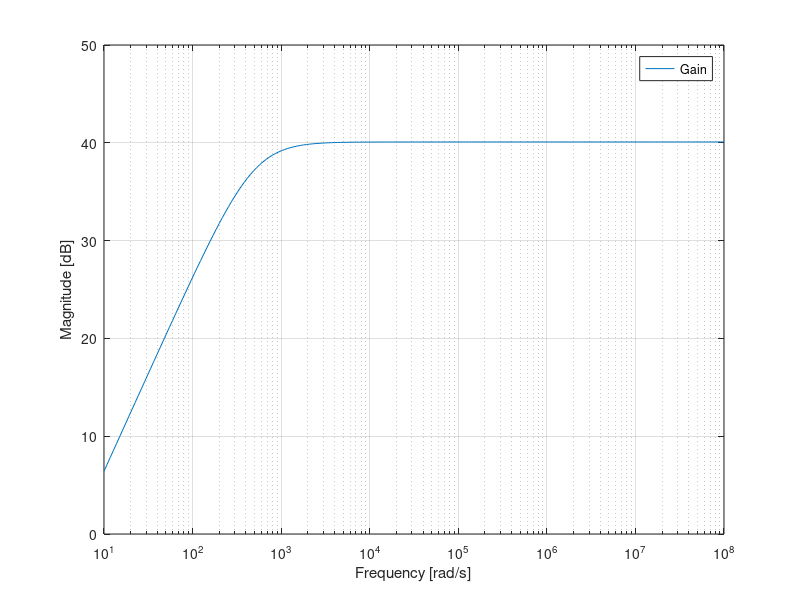
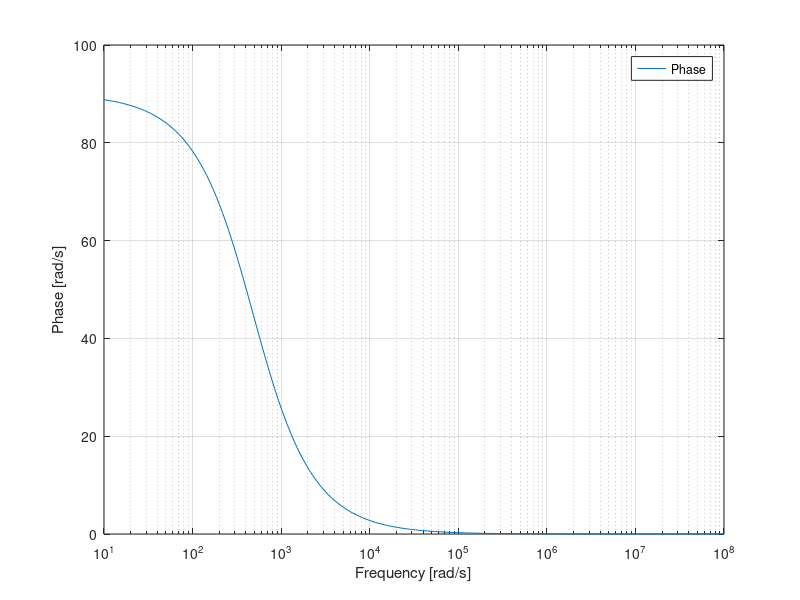

The MATLAB source for these figures, in order:

f = logspace(1, 8, 200);





C1=330*10^-9;
R1=1000;
R2=1000;
R3=100000;



Gain = 1 + (R3 / R2)

for i = 1:200

s(i) = 2*pi*f(i)*j
Tf(i) = Gain * ((R1 * C1 * s(i)) / (1 + (R1 * C1 * s(i))))


Tf_abs(i)=20*log10(Tf(i));
Tf_fas(i)=arg(Tf(i))*180/pi;
endfor

b1 = figure ();
semilogx(f, Tf_abs,"-;Gain;");
xlabel ("Frequency [rad/s]");
ylabel ("Magnitude [dB]");
grid on;
print (b1, "b1.eps", "-depsc");

b2 = figure ();
semilogx(f, Tf_fas,"-;Phase;");
xlabel ("Frequency [rad/s]");
ylabel ("Phase [rad/s]");
grid on;
print (b2, "b2.eps", "-depsc");
